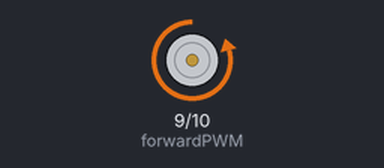
The sketch below on a simulated Arduino Uno, built with avr-gcc and run on an emulated ATmega328P. Shown: motor-driver pin pairs drawn as motors (green arrow = first pin HIGH = forward, orange = second pin HIGH = backward, longer = more drive).

Above: at 1.0 s.
At 3.0 s:
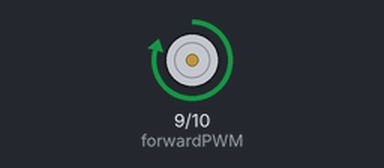
Timing chart, 0 to 5.2 s (numbered marks = the images above):
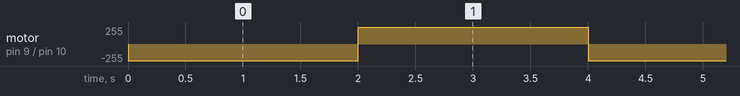

Measured:
- by itself, motor on pin 9 (forwardPWM) / pin 10 (backPWM): alternates forward 250/255 for 2.0 s and backward 250/255 for 2.0 s

The sketch:

ToyCar_Motor.ino
```cpp
/*
 Lab ToyCar motor
 Main Motor - green ->D1 ->p1-> Arduino D9
 Main Motor - black ->D2 ->p2-> Arduino D10

 Turn Motor - green ->D1 ->p1-> Arduino D9

*/

#define forwardPWM 9
#define backPWM 10

#define turn_leftPWM 5
#define turn_rightPWM 6

int speed_level = 250;

void setup()
{
  pinMode(forwardPWM, OUTPUT);
  pinMode(backPWM, OUTPUT);
  /*igitalWrite(forwardPWM, LOW);
  digitalWrite(backPWM, LOW);
  delay(1000);
  analogWrite(forwardPWM, speed_level);
  analogWrite(backPWM, 0);
  delay(2000);
  analogWrite(forwardPWM, 0);
  analogWrite(backPWM, speed_level);
  delay(2000);
  // digitalWrite(forwardPWM, LOW);
  // digitalWrite(backPWM ,HIGH);
  // delay(1000);
  analogWrite(forwardPWM, 0);
  analogWrite(backPWM, 0);
  delay(2000);
  /*
  pinMode(turn_leftPWM, OUTPUT);
  pinMode(turn_rightPWM, OUTPUT);

  digitalWrite(turn_leftPWM, LOW);
  digitalWrite(turn_rightPWM ,LOW);
  analogWrite(turn_leftPWM, 100);
  analogWrite(turn_rightPWM, 0);
  delay(100);
  digitalWrite(turn_leftPWM, LOW);
  digitalWrite(turn_rightPWM ,LOW);
  delay(1000);
  analogWrite(turn_leftPWM, 0);
  analogWrite(turn_rightPWM, 100);
  delay(100);
  digitalWrite(turn_leftPWM, LOW);
  digitalWrite(turn_rightPWM ,LOW);
 */
}

void loop()
{
  analogWrite(forwardPWM, 0);
  analogWrite(backPWM, speed_level);
  delay(2000);
  analogWrite(forwardPWM,speed_level);
  analogWrite(backPWM, 0);
  delay(2000);

}
```
